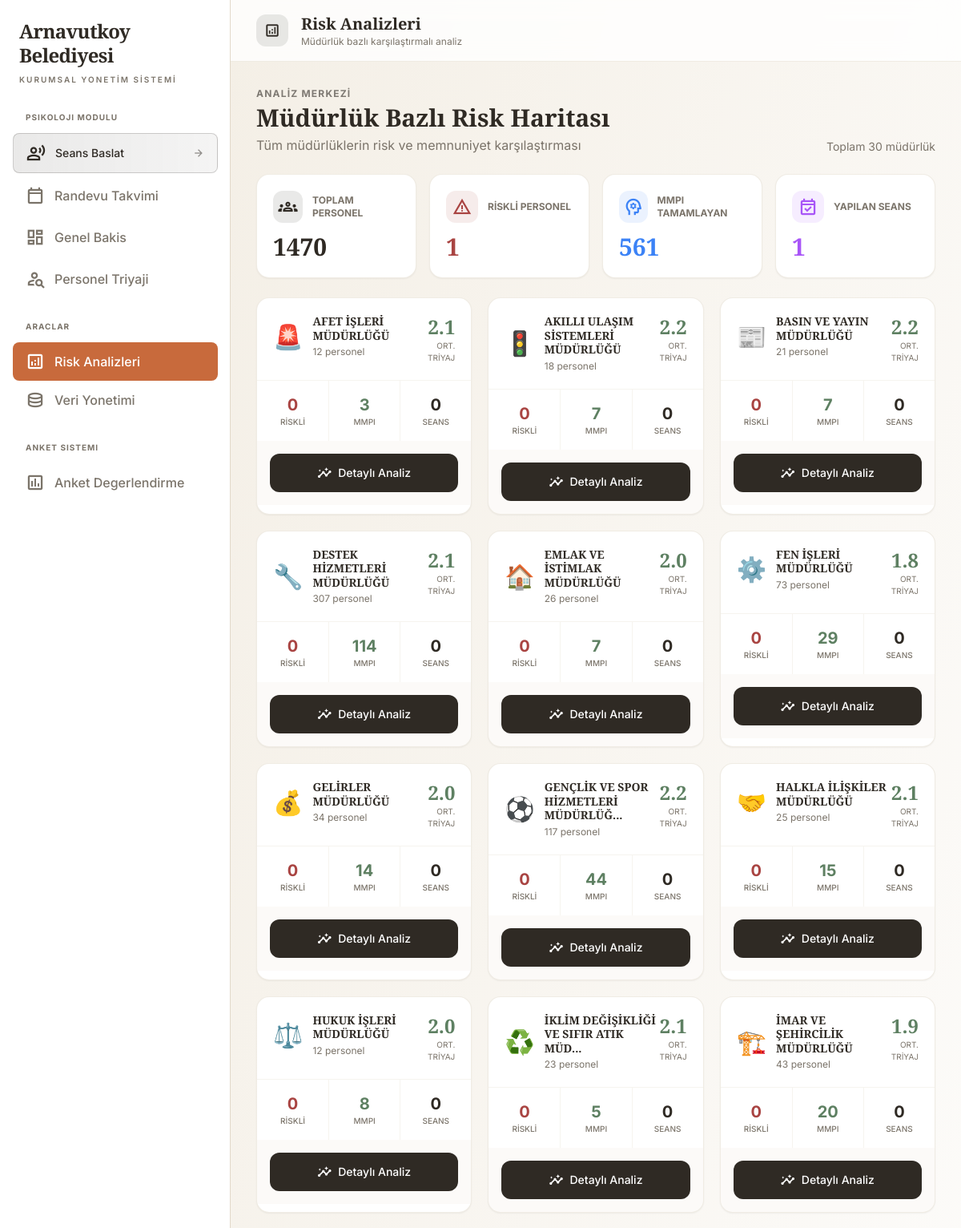
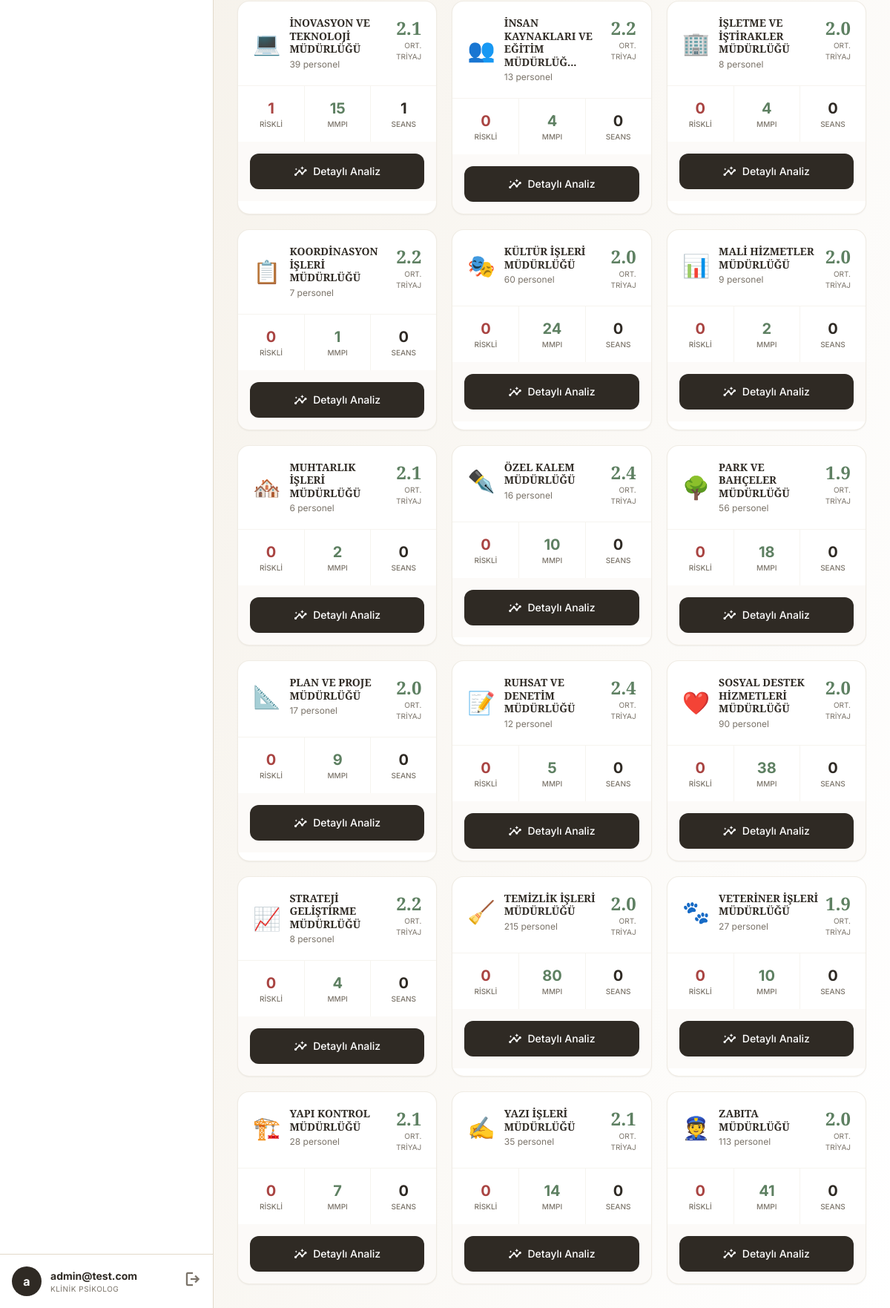
/psikoloji/analiz (signed in), run on the app's committed database (2 pictures, top to bottom).
### models.py (models this page shows, shortened)
class Mudurluk(db.Model):
    __tablename__ = 'mudurlukler'
    id = db.Column(db.Integer, primary_key=True)
    ad = db.Column(db.String(200), nullable=False, unique=True)
    emoji = db.Column(db.String(10), default='')
    genel_memnuniyet = db.Column(db.Float)
    is_stresi = db.Column(db.Float)
    jdr_talep_puani = db.Column(db.Float)
    jdr_kaynak_puani = db.Column(db.Float)
    anket_analiz_metni = db.Column(db.Text)
    created_at = db.Column(db.DateTime, default=datetime.utcnow)
    personeller = db.relationship('Personel', back_populates='mudurluk', lazy='dynamic')

### main.py (the view)
@app.route('/psikoloji/analiz')
@psikoloji_login_required
def psikoloji_analiz():
    from sqlalchemy import func
    mudurlukler_raw = db.session.query(
        Mudurluk.id, Mudurluk.ad, Mudurluk.emoji,
        func.count(Personel.id).label('personel_sayisi'),
        func.avg(Personel.triyaj_puani).label('ort_triyaj'),
        func.sum(db.case((Personel.risk_kategori.in_(['Kritik', 'Yuksek']), 1), else_=0)).label('riskli_sayi'),
        func.sum(db.case((Personel.mmpi_tarih.isnot(None), 1), else_=0)).label('mmpi_tamamlanan')
    ).select_from(Mudurluk).outerjoin(
        Personel, Personel.mudurluk_id == Mudurluk.id
    ).group_by(Mudurluk.id).all()
    seans_counts = db.session.query(
        Personel.mudurluk_id,
        func.count(Seans.id).label('seans_count')
    ).select_from(Personel).join(
        Seans, Seans.personel_id == Personel.id
    ).group_by(Personel.mudurluk_id).all()
    seans_dict = {s[0]: s[1] for s in seans_counts}
    mudurlukler = [{
        'id': m[0],
        'ad': m[1],
        'emoji': m[2] or '',
        'personel_sayisi': m[3] or 0,
        'ort_triyaj': m[4],
        'riskli_sayi': m[5] or 0,
        'mmpi_tamamlanan': m[6] or 0,
        'seans_yapilan': seans_dict.get(m[0], 0)
    } for m in mudurlukler_raw]
    return render_template('psikoloji/analiz.html', mudurlukler=mudurlukler)

### main.py (called while the page is built)
def psikoloji_login_required(f):
    @wraps(f)
    def decorated_function(*args, **kwargs):
        return f(*args, **kwargs)
    return decorated_function

### templates/psikoloji/analiz.html (shortened to what this page needs)
{% extends "base.html" %}
{% block body %}
<div class="flex h-screen overflow-hidden">
    {% include '_sidebar.html' %}
    <div class="flex-1 flex flex-col overflow-hidden bg-gradient-to-br from-cream/50 to-white">
        <header class="bg-white/80 backdrop-blur-md border-b border-accent/50 px-8 py-4 shrink-0 z-30">
            <div class="flex items-center gap-4">
                <div class="size-10 rounded-xl bg-primary/10 flex items-center justify-center">
                    <span class="material-symbols-outlined text-xl text-primary">analytics</span>
                </div>
                <div>
                    <h1 class="text-xl font-serif font-bold text-primary">Risk Analizleri</h1>
                    <p class="text-xs text-secondary">Müdürlük bazlı karşılaştırmalı analiz</p>
                </div>
            </div>
        </header>
        <div class="flex-1 overflow-y-auto">
            <div class="max-w-[1600px] mx-auto p-8 space-y-6">
                <div class="flex items-end justify-between">
                    <div>
                        <p class="text-xs font-bold text-primary/60 uppercase tracking-widest mb-1">Analiz Merkezi</p>
                        <h2 class="text-3xl font-serif font-bold text-primary">Müdürlük Bazlı Risk Haritası</h2>
                        <p class="text-secondary mt-1">Tüm müdürlüklerin risk ve memnuniyet karşılaştırması</p>
                    </div>
                    <div class="text-right">
                        <p class="text-sm text-secondary">Toplam {{ mudurlukler|length }} müdürlük</p>
                    </div>
                </div>
                <div class="grid grid-cols-4 gap-4">
                    {% set total_personel = mudurlukler|sum(attribute='personel_sayisi') %}
                    {% set total_riskli = mudurlukler|sum(attribute='riskli_sayi') %}
                    {% set total_mmpi = mudurlukler|sum(attribute='mmpi_tamamlanan') %}
                    {% set total_seans = mudurlukler|sum(attribute='seans_yapilan') %}
                    <div class="bg-white p-5 rounded-2xl border border-accent/50 shadow-sm">
                        <div class="flex items-center gap-3 mb-3">
                            <div class="size-10 rounded-xl bg-primary/10 flex items-center justify-center">
                                <span class="material-symbols-outlined text-primary">groups</span>
                            </div>
                            <span class="text-xs font-bold text-secondary uppercase">Toplam Personel</span>
                        </div>
                        <p class="text-3xl font-serif font-bold text-primary">{{ total_personel }}</p>
                    </div>
                    <div class="bg-white p-5 rounded-2xl border border-accent/50 shadow-sm">
                        <div class="flex items-center gap-3 mb-3">
                            <div class="size-10 rounded-xl bg-danger/10 flex items-center justify-center">
                                <span class="material-symbols-outlined text-danger">warning</span>
                            </div>
                            <span class="text-xs font-bold text-secondary uppercase">Riskli Personel</span>
                        </div>
                        <p class="text-3xl font-serif font-bold text-danger">{{ total_riskli }}</p>
                    </div>
                    <div class="bg-white p-5 rounded-2xl border border-accent/50 shadow-sm">
                        <div class="flex items-center gap-3 mb-3">
                            <div class="size-10 rounded-xl bg-blue-500/10 flex items-center justify-center">
                                <span class="material-symbols-outlined text-blue-500">psychology</span>
                            </div>
                            <span class="text-xs font-bold text-secondary uppercase">MMPI Tamamlayan</span>
                        </div>
                        <p class="text-3xl font-serif font-bold text-blue-500">{{ total_mmpi }}</p>
                    </div>
                    <div class="bg-white p-5 rounded-2xl border border-accent/50 shadow-sm">
                        <div class="flex items-center gap-3 mb-3">
                            <div class="size-10 rounded-xl bg-purple-500/10 flex items-center justify-center">
                                <span class="material-symbols-outlined text-purple-500">event_available</span>
                            </div>
                            <span class="text-xs font-bold text-secondary uppercase">Yapılan Seans</span>
                        </div>
                        <p class="text-3xl font-serif font-bold text-purple-500">{{ total_seans }}</p>
                    </div>
                </div>
                <div class="grid grid-cols-3 gap-5">
                    {% for m in mudurlukler %}
                    <div class="bg-white rounded-2xl border border-accent/50 shadow-sm overflow-hidden hover:shadow-lg transition-all group">
                        <div class="p-5 border-b border-accent/30">
                            <div class="flex items-start justify-between">
                                <div class="flex items-center gap-3">
                                    <span class="text-3xl">{{ m.emoji or '🏢' }}</span>
                                    <div>
                                        <h3 class="font-serif font-bold text-primary text-sm leading-tight">
                                            {{ m.ad[:35] }}{% if m.ad|length > 35 %}...{% endif %}
                                        </h3>
                                        <p class="text-xs text-secondary mt-1">{{ m.personel_sayisi }} personel</p>
                                    </div>
                                </div>
                                {% if m.ort_triyaj %}
                                <div class="text-right">
                                    <div class="text-2xl font-serif font-bold
                                        {% if m.ort_triyaj >= 3.5 %}text-danger
                                        {% elif m.ort_triyaj >= 2.5 %}text-warning
                                        {% else %}text-success{% endif %}">
                                        {{ m.ort_triyaj | round(1) }}
                                    </div>
                                    <p class="text-[10px] text-secondary uppercase">Ort. Triyaj</p>
                                </div>
                                {% endif %}
                            </div>
                        </div>
                        <div class="grid grid-cols-3 divide-x divide-accent/30">
                            <div class="p-4 text-center">
                                <p class="text-xl font-bold text-danger">{{ m.riskli_sayi }}</p>
                                <p class="text-[10px] text-secondary uppercase font-medium">Riskli</p>
                            </div>
                            <div class="p-4 text-center">
                                <p class="text-xl font-bold text-success">{{ m.mmpi_tamamlanan }}</p>
                                <p class="text-[10px] text-secondary uppercase font-medium">MMPI</p>
                            </div>
                            <div class="p-4 text-center">
                                <p class="text-xl font-bold text-primary">{{ m.seans_yapilan }}</p>
                                <p class="text-[10px] text-secondary uppercase font-medium">Seans</p>
                            </div>
                        </div>
                        <div class="p-4 bg-cream/30">
                            <a href="{{ url_for('psikoloji_mudurluk_analiz', mudurluk_id=m.id) }}"
                                class="flex items-center justify-center gap-2 w-full py-2.5 bg-primary text-white rounded-xl font-medium text-sm hover:bg-primary/90 transition-colors">
                                <span class="material-symbols-outlined text-lg">insights</span>
                                Detaylı Analiz
                            </a>
                        </div>
                    </div>
                    {% endfor %}
                </div>
            </div>
        </div>
    </div>
</div>
{% endblock %}

### templates/base.html (style rules this page uses)
.material-symbols-outlined { font-variation-settings: 'FILL' 0, 'wght' 500, 'GRAD' 0, 'opsz' 24; }

### data on the page
Mudurluk: emoji "🚨", ad "AFET İŞLERİ MÜDÜRLÜĞÜ", personel_sayisi "12", ort_triyaj "2.1", riskli_sayi "0", mmpi_tamamlanan "3", seans_yapilan "0"
Mudurluk: emoji "🚦", ad "AKILLI ULAŞIM SİSTEMLERİ MÜDÜRLÜĞÜ", personel_sayisi "18", ort_triyaj "2.2", riskli_sayi "0", mmpi_tamamlanan "7", seans_yapilan "0"
Mudurluk: emoji "📰", ad "BASIN VE YAYIN MÜDÜRLÜĞÜ", personel_sayisi "21", ort_triyaj "2.2", riskli_sayi "0", mmpi_tamamlanan "7", seans_yapilan "0"
Mudurluk: emoji "🔧", ad "DESTEK HİZMETLERİ MÜDÜRLÜĞÜ", personel_sayisi "307", ort_triyaj "2.1", riskli_sayi "0", mmpi_tamamlanan "114", seans_yapilan "0"
Mudurluk: emoji "🏠", ad "EMLAK VE İSTİMLAK MÜDÜRLÜĞÜ", personel_sayisi "26", ort_triyaj "2.0", riskli_sayi "0", mmpi_tamamlanan "7", seans_yapilan "0"
Mudurluk: emoji "⚙️", ad "FEN İŞLERİ MÜDÜRLÜĞÜ", personel_sayisi "73", ort_triyaj "1.8", riskli_sayi "0", mmpi_tamamlanan "29", seans_yapilan "0"
Mudurluk: emoji "💰", ad "GELİRLER MÜDÜRLÜĞÜ", personel_sayisi "34", ort_triyaj "2.0", riskli_sayi "0", mmpi_tamamlanan "14", seans_yapilan "0"
Mudurluk: emoji "⚽", ad "GENÇLİK VE SPOR HİZMETLERİ MÜDÜRLÜĞ", personel_sayisi "117", ort_triyaj "2.2", riskli_sayi "0", mmpi_tamamlanan "44", seans_yapilan "0"
Mudurluk: emoji "🤝", ad "HALKLA İLİŞKİLER MÜDÜRLÜĞÜ", personel_sayisi "25", ort_triyaj "2.1", riskli_sayi "0", mmpi_tamamlanan "15", seans_yapilan "0"
Mudurluk: emoji "⚖️", ad "HUKUK İŞLERİ MÜDÜRLÜĞÜ", personel_sayisi "12", ort_triyaj "2.0", riskli_sayi "0", mmpi_tamamlanan "8", seans_yapilan "0"
Mudurluk: emoji "♻️", ad "İKLİM DEĞİŞİKLİĞİ VE SIFIR ATIK MÜD", personel_sayisi "23", ort_triyaj "2.1", riskli_sayi "0", mmpi_tamamlanan "5", seans_yapilan "0"
Mudurluk: emoji "🏗️", ad "İMAR VE ŞEHİRCİLİK MÜDÜRLÜĞÜ", personel_sayisi "43", ort_triyaj "1.9", riskli_sayi "0", mmpi_tamamlanan "20", seans_yapilan "0"
Mudurluk: emoji "💻", ad "İNOVASYON VE TEKNOLOJİ MÜDÜRLÜĞÜ", personel_sayisi "39", ort_triyaj "2.1", riskli_sayi "1", mmpi_tamamlanan "15", seans_yapilan "1"
Mudurluk: emoji "👥", ad "İNSAN KAYNAKLARI VE EĞİTİM MÜDÜRLÜĞ", personel_sayisi "13", ort_triyaj "2.2", riskli_sayi "0", mmpi_tamamlanan "4", seans_yapilan "0"
Mudurluk: emoji "🏢", ad "İŞLETME VE İŞTİRAKLER MÜDÜRLÜĞÜ", personel_sayisi "8", ort_triyaj "2.0", riskli_sayi "0", mmpi_tamamlanan "4", seans_yapilan "0"
Mudurluk: emoji "📋", ad "KOORDİNASYON İŞLERİ MÜDÜRLÜĞÜ", personel_sayisi "7", ort_triyaj "2.2", riskli_sayi "0", mmpi_tamamlanan "1", seans_yapilan "0"
Mudurluk: emoji "🎭", ad "KÜLTÜR İŞLERİ MÜDÜRLÜĞÜ", personel_sayisi "60", ort_triyaj "2.0", riskli_sayi "0", mmpi_tamamlanan "24", seans_yapilan "0"
Mudurluk: emoji "📊", ad "MALİ HİZMETLER MÜDÜRLÜĞÜ", personel_sayisi "9", ort_triyaj "2.0", riskli_sayi "0", mmpi_tamamlanan "2", seans_yapilan "0"
Mudurluk: emoji "🏘️", ad "MUHTARLIK İŞLERİ MÜDÜRLÜĞÜ", personel_sayisi "6", ort_triyaj "2.1", riskli_sayi "0", mmpi_tamamlanan "2", seans_yapilan "0"
Mudurluk: emoji "✒️", ad "ÖZEL KALEM MÜDÜRLÜĞÜ", personel_sayisi "16", ort_triyaj "2.4", riskli_sayi "0", mmpi_tamamlanan "10", seans_yapilan "0"
Mudurluk: emoji "🌳", ad "PARK VE BAHÇELER MÜDÜRLÜĞÜ", personel_sayisi "56", ort_triyaj "1.9", riskli_sayi "0", mmpi_tamamlanan "18", seans_yapilan "0"
Mudurluk: emoji "📐", ad "PLAN VE PROJE MÜDÜRLÜĞÜ", personel_sayisi "17", ort_triyaj "2.0", riskli_sayi "0", mmpi_tamamlanan "9", seans_yapilan "0"
Mudurluk: emoji "📝", ad "RUHSAT VE DENETİM MÜDÜRLÜĞÜ", personel_sayisi "12", ort_triyaj "2.4", riskli_sayi "0", mmpi_tamamlanan "5", seans_yapilan "0"
Mudurluk: emoji "❤️", ad "SOSYAL DESTEK HİZMETLERİ MÜDÜRLÜĞÜ", personel_sayisi "90", ort_triyaj "2.0", riskli_sayi "0", mmpi_tamamlanan "38", seans_yapilan "0"
Mudurluk: emoji "📈", ad "STRATEJİ GELİŞTİRME MÜDÜRLÜĞÜ", personel_sayisi "8", ort_triyaj "2.2", riskli_sayi "0", mmpi_tamamlanan "4", seans_yapilan "0"
Mudurluk: emoji "🧹", ad "TEMİZLİK İŞLERİ MÜDÜRLÜĞÜ", personel_sayisi "215", ort_triyaj "2.0", riskli_sayi "0", mmpi_tamamlanan "80", seans_yapilan "0"
Mudurluk: emoji "🐾", ad "VETERİNER İŞLERİ MÜDÜRLÜĞÜ", personel_sayisi "27", ort_triyaj "1.9", riskli_sayi "0", mmpi_tamamlanan "10", seans_yapilan "0"
Mudurluk: emoji "🏗️", ad "YAPI KONTROL MÜDÜRLÜĞÜ", personel_sayisi "28", ort_triyaj "2.1", riskli_sayi "0", mmpi_tamamlanan "7", seans_yapilan "0"
Mudurluk: emoji "✍️", ad "YAZI İŞLERİ MÜDÜRLÜĞÜ", personel_sayisi "35", ort_triyaj "2.1", riskli_sayi "0", mmpi_tamamlanan "14", seans_yapilan "0"
Mudurluk: emoji "👮", ad "ZABITA MÜDÜRLÜĞÜ", personel_sayisi "113", ort_triyaj "2.0", riskli_sayi "0", mmpi_tamamlanan "41", seans_yapilan "0"

### other printed values
{{ session.get('user_name', 'K')[0] }} "a"
{{ session.get('user_name', 'Kullanici') }} "admin@test.com"
{{ mudurlukler|length }} "30"
{{ total_personel }} "1470"
{{ total_riskli }} "1"
{{ total_mmpi }} "561"
{{ total_seans }} "1"
